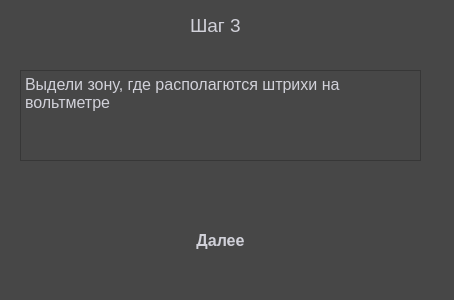
<?xml version="1.0" encoding="UTF-8"?>
<ui version="4.0">
 <class>Step3</class>
 <widget class="QDialog" name="Step3">
  <property name="geometry">
   <rect>
    <x>0</x>
    <y>0</y>
    <width>454</width>
    <height>300</height>
   </rect>
  </property>
  <property name="windowTitle">
   <string>Шаг 3</string>
  </property>
  <property name="styleSheet">
   <string notr="true">background-color:rgb(71,71,71)</string>
  </property>
  <widget class="QLabel" name="label">
   <property name="geometry">
    <rect>
     <x>190</x>
     <y>10</y>
     <width>71</width>
     <height>31</height>
    </rect>
   </property>
   <property name="font">
    <font>
     <pointsize>14</pointsize>
    </font>
   </property>
   <property name="styleSheet">
    <string notr="true">  color: rgb(209,209,217);</string>
   </property>
   <property name="text">
    <string>Шаг 3</string>
   </property>
  </widget>
  <widget class="QPushButton" name="pushButton">
   <property name="geometry">
    <rect>
     <x>160</x>
     <y>220</y>
     <width>121</width>
     <height>41</height>
    </rect>
   </property>
   <property name="font">
    <font>
     <pointsize>12</pointsize>
     <weight>87</weight>
     <bold>true</bold>
     <underline>false</underline>
     <strikeout>false</strikeout>
    </font>
   </property>
   <property name="cursor">
    <cursorShape>PointingHandCursor</cursorShape>
   </property>
   <property name="styleSheet">
    <string notr="true">QPushButton {
  position: relative;
  display: inline-block;
  font-size: 90%;
  font-weight: 700;
  color: rgb(209,209,217);
  text-decoration: none;
  text-shadow: 0 -1px 2px rgba(0,0,0,.2);
  padding: .5em 1em;
  outline: none;
  border-radius: 3px;
  background: linear-gradient(rgb(110,112,120), rgb(81,81,86)) rgb(110,112,120);
  box-shadow:
   0 1px rgba(255,255,255,.2) inset,
   0 3px 5px rgba(0,1,6,.5),
   0 0 1px 1px rgba(0,1,6,.2);
  transition: .2s ease-in-out;
}
QPushButton:hover {
  background: linear-gradient(rgb(126,126,134), rgb(70,71,76)) rgb(126,126,134);
}
QPushButton:pressed {
  top: 1px;
  background: linear-gradient(rgb(76,77,82), rgb(56,57,62)) rgb(76,77,82);
  box-shadow:
   0 0 1px rgba(0,0,0,.5) inset,
   0 2px 3px rgba(0,0,0,.5) inset,
   0 1px 1px rgba(255,255,255,.1);
}</string>
   </property>
   <property name="text">
    <string>Далее</string>
   </property>
  </widget>
  <widget class="QTextBrowser" name="textBrowser">
   <property name="geometry">
    <rect>
     <x>20</x>
     <y>70</y>
     <width>401</width>
     <height>91</height>
    </rect>
   </property>
   <property name="styleSheet">
    <string notr="true">  color: rgb(209,209,217);</string>
   </property>
   <property name="html">
    <string>&lt;!DOCTYPE HTML PUBLIC &quot;-//W3C//DTD HTML 4.0//EN&quot; &quot;http://www.w3.org/TR/REC-html40/strict.dtd&quot;&gt;
&lt;html&gt;&lt;head&gt;&lt;meta name=&quot;qrichtext&quot; content=&quot;1&quot; /&gt;&lt;style type=&quot;text/css&quot;&gt;
p, li { white-space: pre-wrap; }
&lt;/style&gt;&lt;/head&gt;&lt;body style=&quot; font-family:'MS Shell Dlg 2'; font-size:7.8pt; font-weight:400; font-style:normal;&quot;&gt;
&lt;p style=&quot; margin-top:0px; margin-bottom:0px; margin-left:0px; margin-right:0px; -qt-block-indent:0; text-indent:0px;&quot;&gt;&lt;span style=&quot; font-size:12pt;&quot;&gt;Выдели зону, где располагются штрихи на вольтметре&lt;/span&gt;&lt;/p&gt;&lt;/body&gt;&lt;/html&gt;</string>
   </property>
  </widget>
 </widget>
 <resources/>
 <connections/>
</ui>
